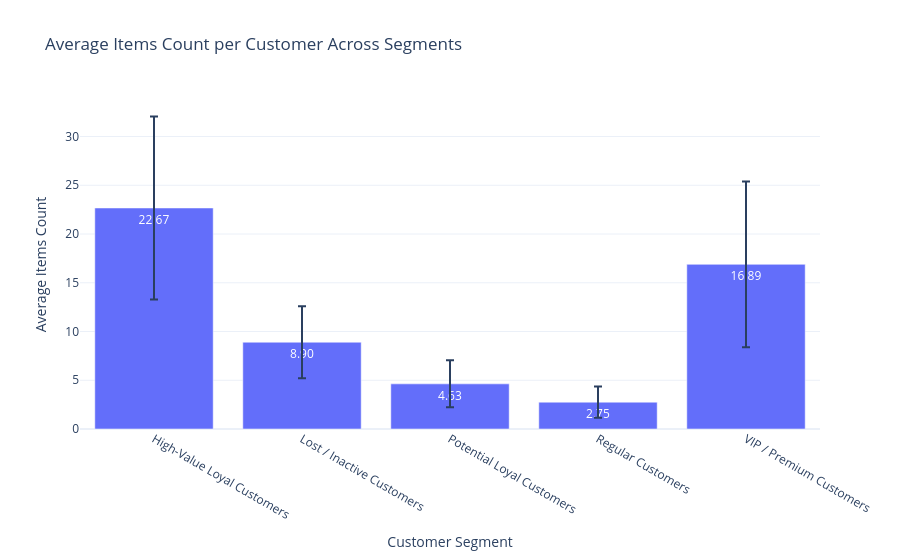

Notebook code cell kept with this figure:
### Code cell
import plotly.express as px

# Merge sales orders with RFM segments
merged_df = sales_orders.merge(
    rfm_segmented_results[['customer_id', 'segment']],
    on='customer_id',
    how='inner'
)

# Calculate total items per customer within each segment
customer_items = merged_df.groupby(
    ['segment', 'customer_id']
)['items_count'].sum().reset_index()

# Calculate mean and standard deviation per segment
segment_items = customer_items.groupby('segment')['items_count'].agg(
    mean='mean',
    std='std'
).reset_index()

# Interactive bar plot with standard deviation
fig = px.bar(
    segment_items,
    x='segment',
    y='mean',
    error_y='std',
    text_auto='.2f',
    title='Average Items Count per Customer Across Segments',
    labels={
        'segment': 'Customer Segment',
        'mean': 'Average Items Count',
        'std': 'Standard Deviation'
    },
    hover_data={
        'mean': ':.2f',
        'std': ':.2f'
    }
)

fig.update_layout(
    template='plotly_white',
    xaxis_title='Customer Segment',
    yaxis_title='Average Items Count',
    showlegend=False
)

fig.show()

### Figure 1 — Plotly figure (JSON) as saved in the notebook; plotly's stock layout.template omitted (floating-point values rounded to 4 significant figures)
{"data": [{"customdata": [[9.388], [3.691], [2.41], [1.602], [8.505]], "error_y": {"array": [9.388, 3.691, 2.41, 1.602, 8.505]}, "hovertemplate": "Customer Segment=%{x}<br>Average Items Count=%{y:.2f}<br>Standard Deviation=%{customdata[0]:.2f}<extra></extra>", "legendgroup": "", "marker": {"color": "#636efa", "pattern": {"shape": ""}}, "name": "", "orientation": "v", "showlegend": false, "textposition": "auto", "texttemplate": "%{y:.2f}", "type": "bar", "x": ["High-Value Loyal Customers", "Lost / Inactive Customers", "Potential Loyal Customers", "Regular Customers", "VIP / Premium Customers"], "xaxis": "x", "y": [22.67, 8.902, 4.63, 2.752, 16.89], "yaxis": "y"}], "layout": {"barmode": "relative", "legend": {"tracegroupgap": 0}, "showlegend": false, "title": {"text": "Average Items Count per Customer Across Segments"}, "xaxis": {"anchor": "y", "domain": [0, 1], "title": {"text": "Customer Segment"}}, "yaxis": {"anchor": "x", "domain": [0, 1], "title": {"text": "Average Items Count"}}}}
